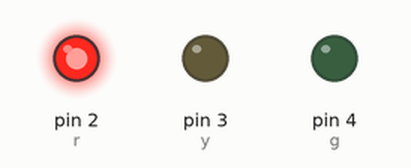
Recording of a sketch running on a simulated Arduino Uno, built with avr-gcc and run on an emulated ATmega328P. On the bench: output pins drawn as LEDs (lit = HIGH).

Above: at 0.5 s.
At 1.62 s:
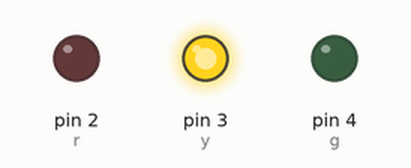
At 3.2 s:
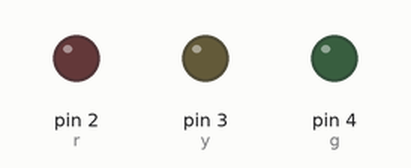
At 6.0 s:
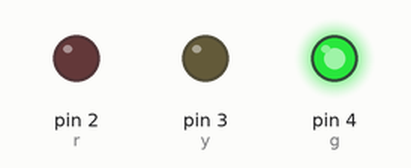
Timing chart, 0 to 8.1 s (numbered marks = the images above):
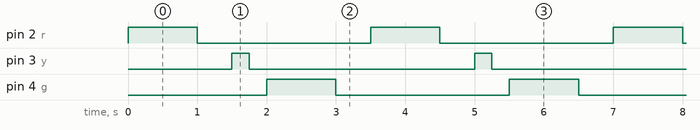

Measured:
- by itself, pin 2 (r), pin 4 (g): alternates HIGH for 1.0 s and LOW for 2.5 s
- by itself, pin 3 (y): alternates HIGH for 0.25 s and LOW for 3.3 s
- by itself, everything shown: repeats every 3.5 s, in 6 steps

The sketch:

0.trafficlight.ino
```cpp
int r = 2;
int y = 3;
int g = 4;
int x = 500;
void setup() {
  // put your setup code here, to run once:
  pinMode(r, OUTPUT);
  pinMode(y, OUTPUT);
  pinMode(g, OUTPUT);
}

void loop() {
  // put your main code here, to run repeatedly:
digitalWrite(r, HIGH); //merah laa boii
delay(1000);
digitalWrite(r, LOW);
delay(x);

digitalWrite(y, HIGH); //kuning ni boii
delay(250);
digitalWrite(y, LOW);
delay(250);

digitalWrite(g, HIGH); //ijo dong boii
delay(1000);
digitalWrite(g, LOW);
delay(x);
}
```
